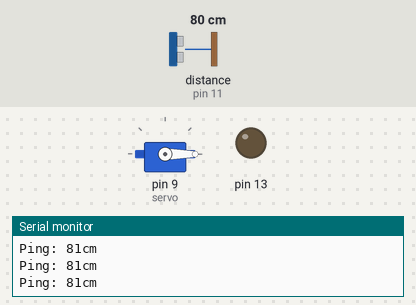
This sketch was run on a simulated Arduino Uno, built with avr-gcc and run on an emulated ATmega328P. On the bench: servo, output pins drawn as LEDs (lit = HIGH), the last lines printed to the serial monitor. The test bench sets the inputs (shaded band); at power-on: distance to the obstacle (sensor on pin 11) 80 cm. The echo pulse lasts 58.3 µs per cm.

Above: at 1.2 s.
1.3 s: distance to the obstacle (sensor on pin 11) set to 33 cm
2.8 s: distance to the obstacle (sensor on pin 11) set to 27 cm
At 3.06 s:
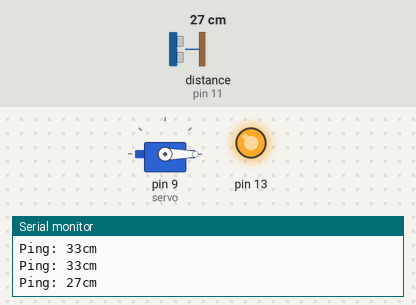
5.8 s: distance to the obstacle (sensor on pin 11) set to 2 cm
At 6.5 s:
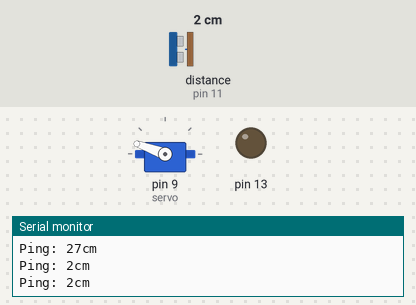
7.5 s: distance to the obstacle (sensor on pin 11) set to 4 cm
9.0 s: distance to the obstacle (sensor on pin 11) set to 7 cm
At 9.41 s:
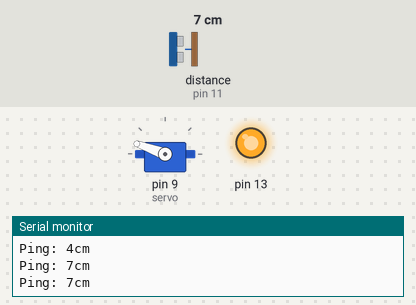
12.0 s: distance to the obstacle (sensor on pin 11) set to 35 cm
At 12.4 s:
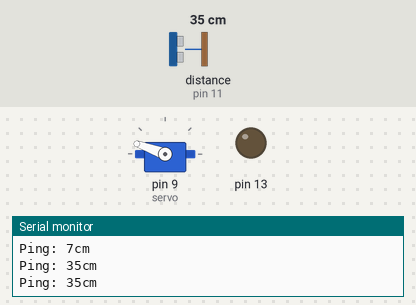
Timing chart, 0 to 14.5 s (numbered marks = the images above; inputs shaded):
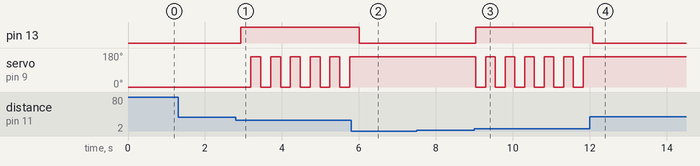

Measured:
- the behaviour switches between 30 and 29 cm on distance to the obstacle (sensor on pin 11) (found by bisection; images 0 and 1)
- the behaviour switches between 5 and 6 cm on distance to the obstacle (sensor on pin 11) (found by bisection; images 2 and 3)
- after the input at 2.8 s, pin 13: LOW → HIGH after 0.14 s; servo on pin 9 (servo): alternates 160° for 0.26 s and 0° for 0.26 s, starting after 0.39 s
- after the input at 5.8 s, pin 13: HIGH → LOW after 0.21 s; servo on pin 9 (servo): stops changing and stays 160°
- after the input at 9.0 s, pin 13: LOW → HIGH at once; servo on pin 9 (servo): alternates 160° for 0.25 s and 0° for 0.25 s, starting at once
- after the input at 12.0 s, pin 13: HIGH → LOW after 0.08 s; servo on pin 9 (servo): stops changing and stays 160°

The sketch:

Arduino.ino
```cpp
 // ---------------------------------------------------------------------------
// Basic Testing codeed by Robinroy peter.
// ---------------------------------------------------------------------------

#include <NewPing.h>
#include <Servo.h>

Servo servo;  // create servo object to control a servo
//plz find servo attach pin is 9..thats defined in setup()
int val;    // variable to read the value from the analog pin

#define TRIGGER_PIN  12  // Arduino pin tied to trigger pin on the ultrasonic sensor.
#define ECHO_PIN     11  // Arduino pin tied to echo pin on the ultrasonic sensor.
#define MAX_DISTANCE 200 // Maximum distance we want to ping for (in centimeters). Maximum sensor distance is rated at 400-500cm.

NewPing ultra_sonic(TRIGGER_PIN, ECHO_PIN, MAX_DISTANCE); // NewPing setup of pins and maximum distance.

void setup() {
  Serial.begin(115200); // Open serial monitor at 115200 baud to see ping results.
  pinMode(13,OUTPUT);
  servo.attach(9);
   servo.write(val);
}

void loop() {

  delay(50);                     // Wait 50ms between pings (about 20 pings/sec). 29ms should be the shortest delay between pings.
  Serial.print("Ping: ");
  Serial.print(ultra_sonic.ping_cm()); // Send ping, get distance in cm and print result (0 = outside set distance range)
  Serial.println("cm");
   digitalWrite(13,LOW);
  if((5<ultra_sonic.ping_cm())&&(ultra_sonic.ping_cm()<30)){
    digitalWrite(13,HIGH);
    servo.write(160-val);
    }
    val = 160-val;
    delay(200);
   }
```
